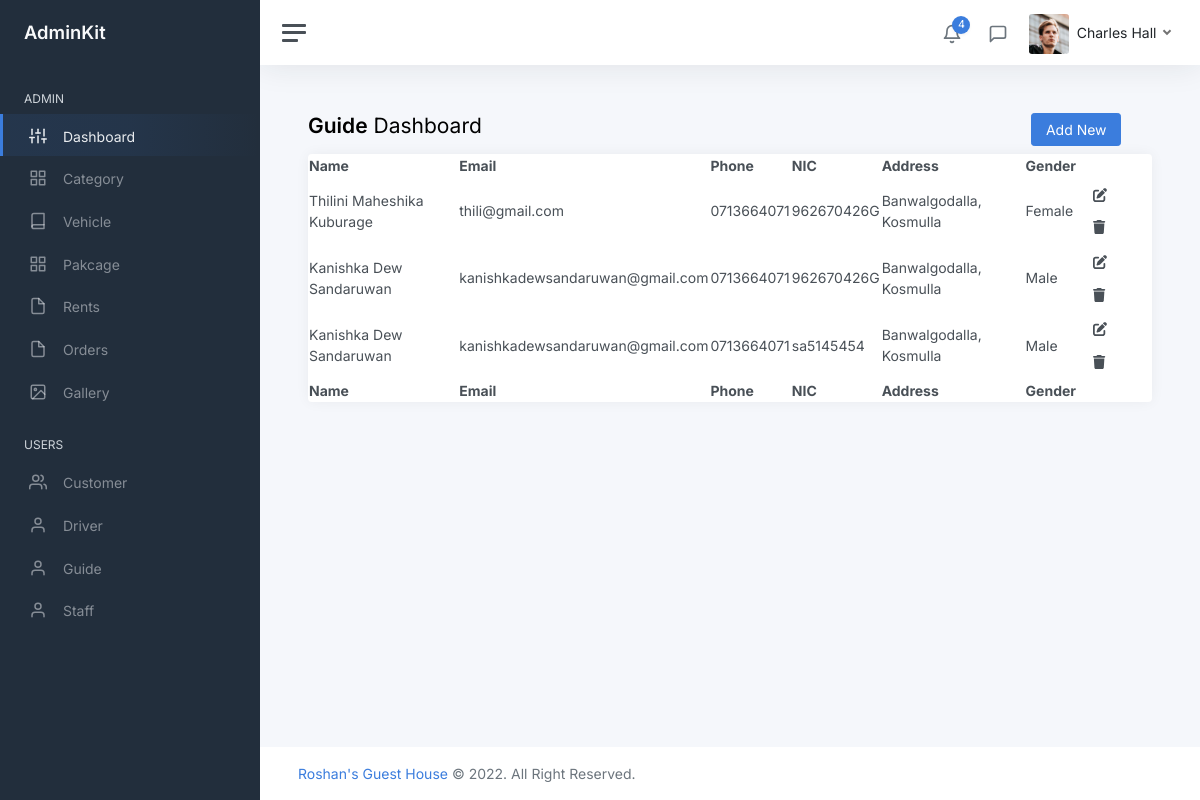
Page /admin/guide.php on the committed database.
### tables this page shows
CREATE TABLE `guide` (
  `guid_id` int(11) NOT NULL,
  `name` varchar(255) NOT NULL,
  `email` varchar(255) NOT NULL,
  `phone` varchar(255) NOT NULL,
  `nic` varchar(255) NOT NULL,
  `address` varchar(255) NOT NULL,
  `gender` int(2) NOT NULL,
  `is_deleted` int(2) NOT NULL
);

### server/inc/get.php (called while the page is built, shortened)
<?php
function getAllguide()
{
    include 'connection.php';
    $q1 = "SELECT * FROM guide WHERE is_deleted = 0";
    return mysqli_query($con, $q1);
}
?>

### admin/guide.php (the view, shortened to what this page needs)
<!DOCTYPE html>
<html lang="en">
<?php include 'pages/head.php'; ?>
<body>
    <div class="wrapper">
        <?php include 'pages/navbar.php'; ?>
        <div class="main">
            <?php include 'pages/topbar.php'; ?>
            <main class="content">
                <div class="container-fluid p-0">
                    <div class="row">
                        <div class="col-md-10">
                            <h1 class="h3 mb-3"><strong>Guide</strong> Dashboard</h1>
                        </div>
                        <div class="col-md-2">
                            <button class="btn btn-primary" data-bs-toggle="modal" data-bs-target="#GuideModal">Add New</button>
                        </div>
                    </div>
                    <div class="row">
                        <div class="col-12 col-lg-12 col-xxl-12 d-flex">
                            <div class="card flex-fill">
                                <table id="datatablesSimple">
                                    <thead>
                                        <tr>
                                            <th>Name</th>
                                            <th>Email</th>
                                            <th>Phone</th>
                                            <th>NIC</th>
                                            <th>Address</th>
                                            <th>Gender</th>
                                        </tr>
                                    </thead>
                                    <tfoot>
                                        <tr>
                                            <th>Name</th>
                                            <th>Email</th>
                                            <th>Phone</th>
                                            <th>NIC</th>
                                            <th>Address</th>
                                            <th>Gender</th>
                                        </tr>
                                    </tfoot>
                                    <tbody>
                                        <?php
                                $getall = getAllguide();
                                while($row=mysqli_fetch_assoc($getall)){
                                  $guid_id = $row['guid_id'];
                                  ?>
                                        <tr>
                                            <td><?php echo $row['name']; ?></td>
                                            <td><?php echo $row['email']; ?></td>
                                            <td><?php echo $row['phone']; ?></td>
                                            <td><?php echo $row['nic']; ?></td>
                                            <td><?php echo $row['address']; ?></td>
                                            <td><?php if ($row['gender']=="1"){ echo "Male"; }else{ echo "Female";} ?>
                                            </td>
                                            <td>
                                                <a href="guide_edit.php?guid_id=<?php echo $guid_id; ?>"
                                                    class="btn btn-darkblue"> <i class="fa-solid fa-edit"></i>
                                                </a>
                                                <button type="button"
                                                    onclick="deleteData(<?php echo $row['guid_id']; ?>,'guide', 'guid_id')"
                                                    class="btn btn-darkblue"> <i class="fa-solid fa-trash"></i>
                                                </button>
                                            </td>
                                        </tr>
                                        <?php } ?>
                                    </tbody>
                                </table>
                            </div>
                        </div>
                    </div>
                </div>
            </main>
            <?php include 'pages/footer.php'; ?>
        </div>
    </div>
</body>
</html>

### rows in the picture
guide: name "Thilini Maheshika Kuburage", email "thili@gmail.com", phone "0713664071", nic "962670426G", address "Banwalgodalla, Kosmulla", gender "Female"
guide: name "Kanishka Dew Sandaruwan", email "kanishkadewsandaruwan@gmail.com", phone "0713664071", nic "962670426G", address "Banwalgodalla, Kosmulla", gender "Male"
guide: name "Kanishka Dew Sandaruwan", email "kanishkadewsandaruwan@gmail.com", phone "0713664071", nic "sa5145454", address "Banwalgodalla, Kosmulla", gender "Male"
